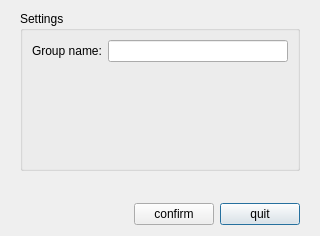
<?xml version="1.0" encoding="UTF-8"?>
<ui version="4.0">
 <class>NewGroup</class>
 <widget class="QDialog" name="NewGroup">
  <property name="geometry">
   <rect>
    <x>0</x>
    <y>0</y>
    <width>320</width>
    <height>236</height>
   </rect>
  </property>
  <property name="windowTitle">
   <string>Create group</string>
  </property>
  <layout class="QVBoxLayout" name="verticalLayout_2">
   <item>
    <widget class="QWidget" name="widget_2" native="true">
     <layout class="QVBoxLayout" name="verticalLayout_3">
      <property name="topMargin">
       <number>0</number>
      </property>
      <property name="bottomMargin">
       <number>0</number>
      </property>
      <item>
       <widget class="QGroupBox" name="groupBox">
        <property name="title">
         <string>Settings</string>
        </property>
        <layout class="QGridLayout" name="gridLayout">
         <item row="0" column="1">
          <widget class="QLineEdit" name="nameEdit"/>
         </item>
         <item row="0" column="0">
          <widget class="QLabel" name="label">
           <property name="text">
            <string>Group name:</string>
           </property>
          </widget>
         </item>
         <item row="1" column="0">
          <spacer name="verticalSpacer">
           <property name="orientation">
            <enum>Qt::Vertical</enum>
           </property>
           <property name="sizeHint" stdset="0">
            <size>
             <width>20</width>
             <height>40</height>
            </size>
           </property>
          </spacer>
         </item>
         <item row="1" column="1">
          <spacer name="verticalSpacer_2">
           <property name="orientation">
            <enum>Qt::Vertical</enum>
           </property>
           <property name="sizeHint" stdset="0">
            <size>
             <width>20</width>
             <height>40</height>
            </size>
           </property>
          </spacer>
         </item>
        </layout>
       </widget>
      </item>
     </layout>
    </widget>
   </item>
   <item>
    <widget class="QWidget" name="widget" native="true">
     <layout class="QHBoxLayout" name="horizontalLayout">
      <property name="topMargin">
       <number>0</number>
      </property>
      <property name="bottomMargin">
       <number>0</number>
      </property>
      <item>
       <spacer name="horizontalSpacer_2">
        <property name="orientation">
         <enum>Qt::Horizontal</enum>
        </property>
        <property name="sizeHint" stdset="0">
         <size>
          <width>40</width>
          <height>20</height>
         </size>
        </property>
       </spacer>
      </item>
      <item>
       <widget class="QLabel" name="iconLabel">
        <property name="minimumSize">
         <size>
          <width>18</width>
          <height>15</height>
         </size>
        </property>
        <property name="maximumSize">
         <size>
          <width>18</width>
          <height>15</height>
         </size>
        </property>
        <property name="text">
         <string/>
        </property>
       </widget>
      </item>
      <item>
       <widget class="QLabel" name="rstLabel">
        <property name="minimumSize">
         <size>
          <width>18</width>
          <height>18</height>
         </size>
        </property>
        <property name="maximumSize">
         <size>
          <width>16777215</width>
          <height>18</height>
         </size>
        </property>
        <property name="text">
         <string/>
        </property>
       </widget>
      </item>
     </layout>
    </widget>
   </item>
   <item>
    <widget class="QWidget" name="widget_3" native="true">
     <property name="maximumSize">
      <size>
       <width>16777215</width>
       <height>30</height>
      </size>
     </property>
     <layout class="QHBoxLayout" name="horizontalLayout_2">
      <property name="topMargin">
       <number>0</number>
      </property>
      <property name="bottomMargin">
       <number>0</number>
      </property>
      <item>
       <spacer name="horizontalSpacer">
        <property name="orientation">
         <enum>Qt::Horizontal</enum>
        </property>
        <property name="sizeHint" stdset="0">
         <size>
          <width>40</width>
          <height>20</height>
         </size>
        </property>
       </spacer>
      </item>
      <item>
       <widget class="QPushButton" name="cfmBtn">
        <property name="minimumSize">
         <size>
          <width>80</width>
          <height>0</height>
         </size>
        </property>
        <property name="maximumSize">
         <size>
          <width>80</width>
          <height>16777215</height>
         </size>
        </property>
        <property name="text">
         <string>confirm</string>
        </property>
       </widget>
      </item>
      <item>
       <widget class="QPushButton" name="quitBtn">
        <property name="minimumSize">
         <size>
          <width>80</width>
          <height>0</height>
         </size>
        </property>
        <property name="maximumSize">
         <size>
          <width>80</width>
          <height>16777215</height>
         </size>
        </property>
        <property name="text">
         <string>quit</string>
        </property>
        <property name="default">
         <bool>true</bool>
        </property>
       </widget>
      </item>
     </layout>
    </widget>
   </item>
  </layout>
 </widget>
 <resources/>
 <connections/>
</ui>
